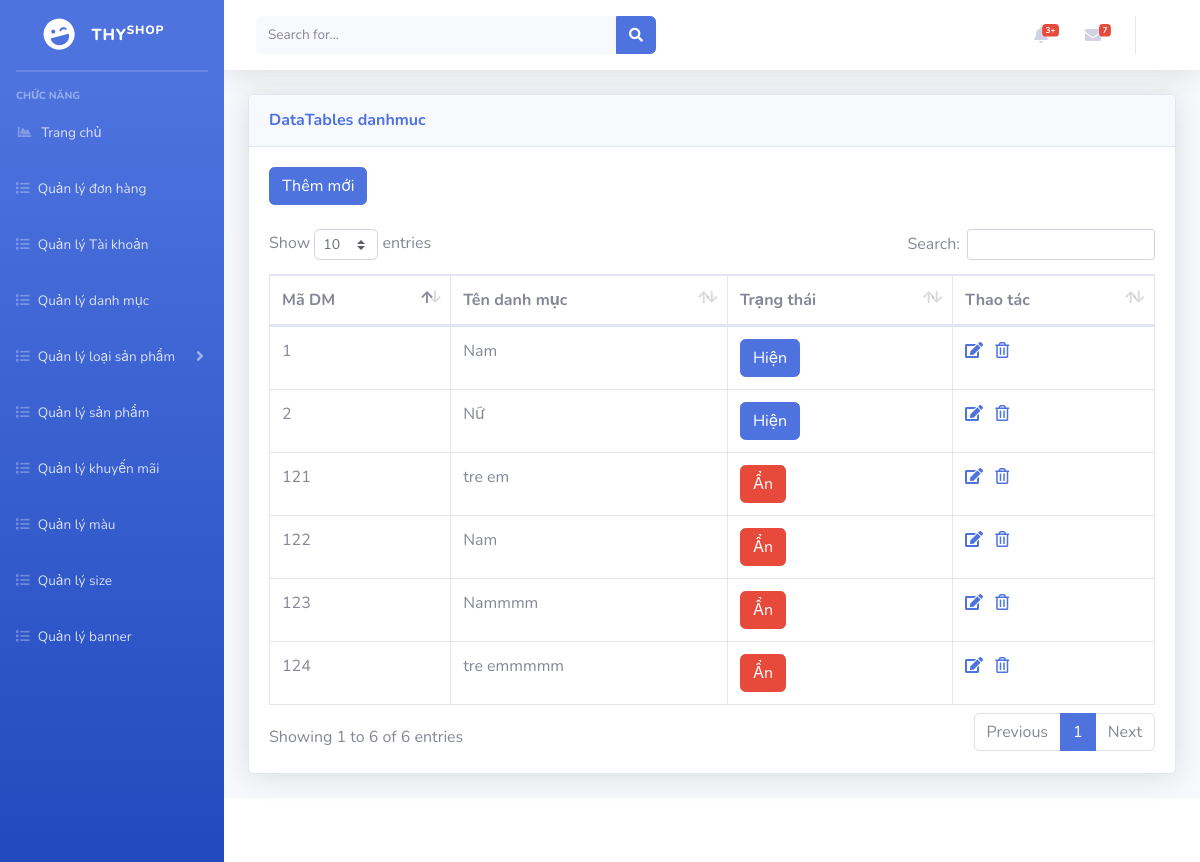
The app's page /admin/index.php?mod=danhmuc (signed in) with its own data.
### tables this page shows
CREATE TABLE `danhmuc` (
  `idDM` int(11) NOT NULL,
  `tenDM` varchar(200) NOT NULL,
  `trangThai` varchar(200) NOT NULL
);

### admin/models/connection.php (called while the page is built, shortened)
<?php
    class Connection{
        function __construct()
        {
            $server_name ="localhost";
            $username ="root";
            $password ="";
            $db_name ="shopthy";
            $this->conn = new mysqli($server_name,$username,$password,$db_name);
        }
    }
?>

### admin/models/model.php (called while the page is built, shortened)
<?php
 require_once('./models/connection.php');
class Model
{
    function __construct()
    {
        $conn_obj = new Connection();
        $this->conn = $conn_obj->conn;
    }
}
?>

### admin/controller/danhMucController.php (called while the page is built, shortened)
<?php
require_once('./models/danhmucModel.php');
class danhMucController
{
    var $dm_model;
    public function __construct()
    {
        $this->dm_model = new DanhMucModel();
    }
    public function getAllDanhMuc()
    {
        $data = $this->dm_model->getAllDanhMuc();
        return $data;
    }
}

### admin/models/danhmucModel.php (called while the page is built, shortened)
<?php
require_once('./models/model.php');
class DanhMucModel extends Model
{
    function getAllDanhMuc()
    {
        $sql = "select * from danhmuc";
        $rs = $this->conn->query($sql);
        $data = array();
        while ($row = $rs->fetch_assoc()) {
            $data[] = $row;
        }
        return $data;
    }
}

### admin/views/danhmucView.php (called while the page is built, shortened)
<?php
    require_once('./controller/danhMucController.php');
    $controller_dm = new danhMucController();
    $data = $controller_dm->getAllDanhMuc();
?>

### admin/views/danhmuc/danhMucView.php (the view, shortened to what this page needs)
<?php
require_once('controller/danhMucController.php');
$dm_controller = new danhMucController();
$data = $dm_controller->getAllDanhMuc();
?>
<a href="?mod=danhmuc&act=add" type="button" class="btn btn-primary">Thêm mới</a>
<br>
<br>
<table class="table table-bordered" id="dataTable" width="100%" cellspacing="0">
    <thead>
        <tr>
            <th scope="col">Mã DM</th>
            <th scope="col">Tên danh mục</th>
            <th scope="col">Trạng thái</th>
            <th>Thao tác</th>
        </tr>
    </thead>
    <tbody>
        <?php foreach ($data as $row) { ?>
            <tr>
                <td><?= $row['idDM'] ?></td>
                <td><?= $row['tenDM'] ?></td>
                <td><a href="?mod=danhmuc&act=anhien&id=<?= $row['idDM'] ?>" type="button" class="btn btn-<?= $row['trangThai'] == 1 ? "primary" : "danger" ?>"><?= $row['trangThai'] == 1 ? "Hiện" : "Ẩn" ?></a>
                </td>
                <td>
                    <a href="?mod=danhmuc&act=edit&id=<?= $row['idDM'] ?>"><i class="fas fa-edit"></i></a> &nbsp;
                    <a href="?mod=danhmuc&act=delete&id=<?= $row['idDM'] ?>" onclick="return confirm('Bạn có thật sự muốn xóa ?');">
                        <i class="far fa-trash-alt"></i>
                    </a>
                </td>
            </tr>
        <?php } ?>
</table>

### records on screen
danhmuc: idDM "1", tenDM "Nam", trangThai "Hiện"
danhmuc: idDM "2", tenDM "Nữ", trangThai "Hiện"
danhmuc: idDM "121", tenDM "tre em", trangThai "Ẩn"
danhmuc: idDM "122", tenDM "Nam", trangThai "Ẩn"
danhmuc: idDM "123", tenDM "Nammmm", trangThai "Ẩn"
danhmuc: idDM "124", tenDM "tre emmmmm", trangThai "Ẩn"

### other values on screen
$mod "danhmuc"
